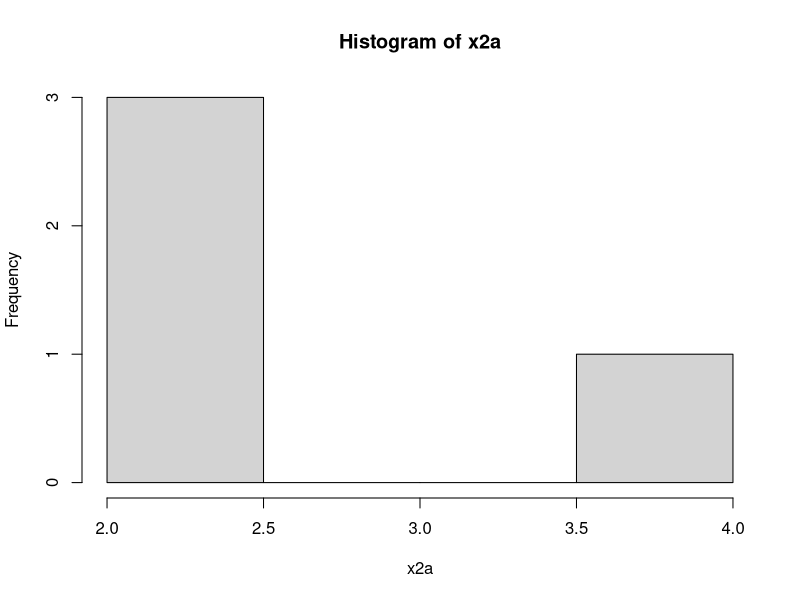
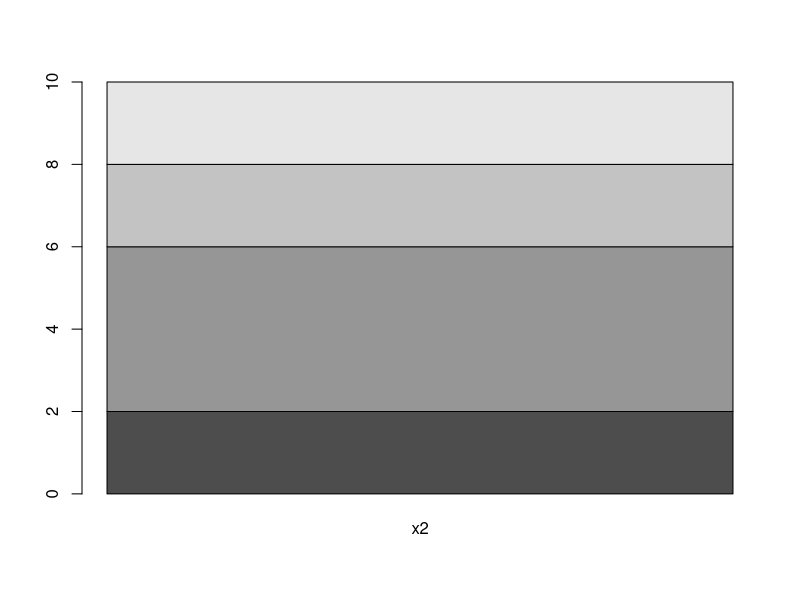
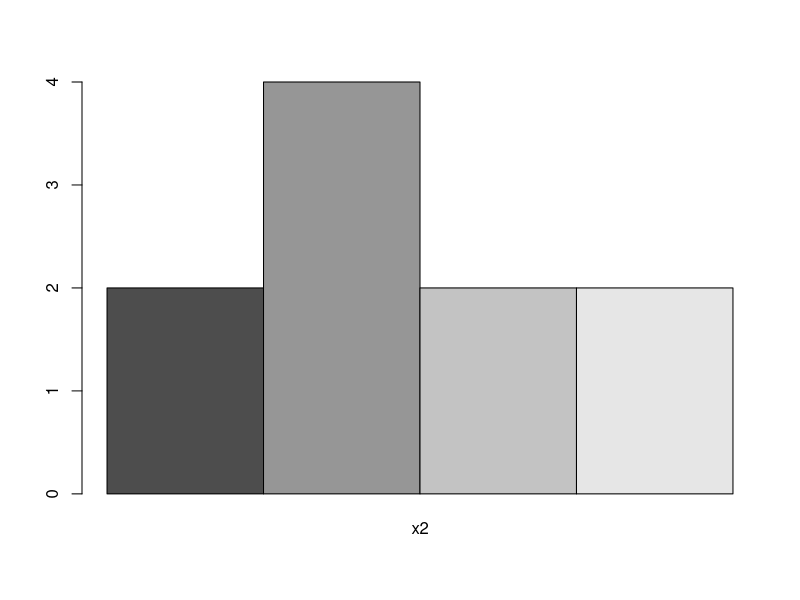
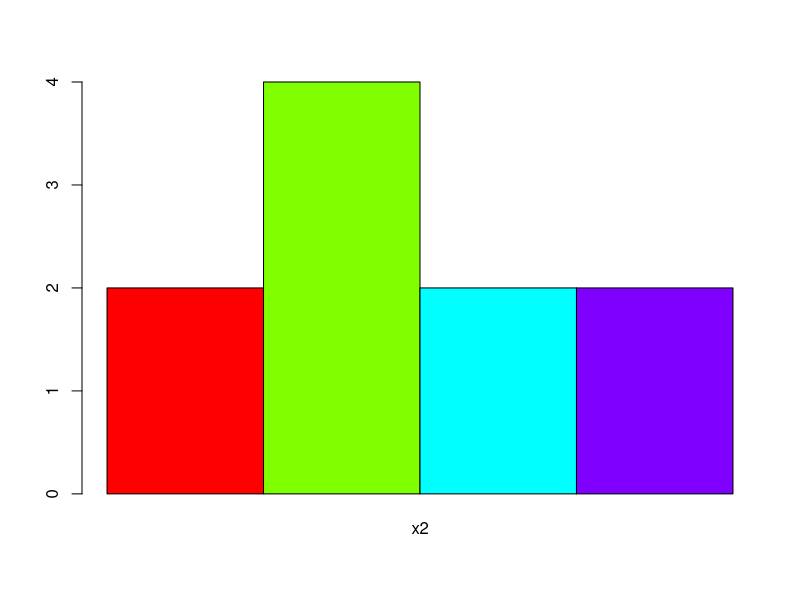
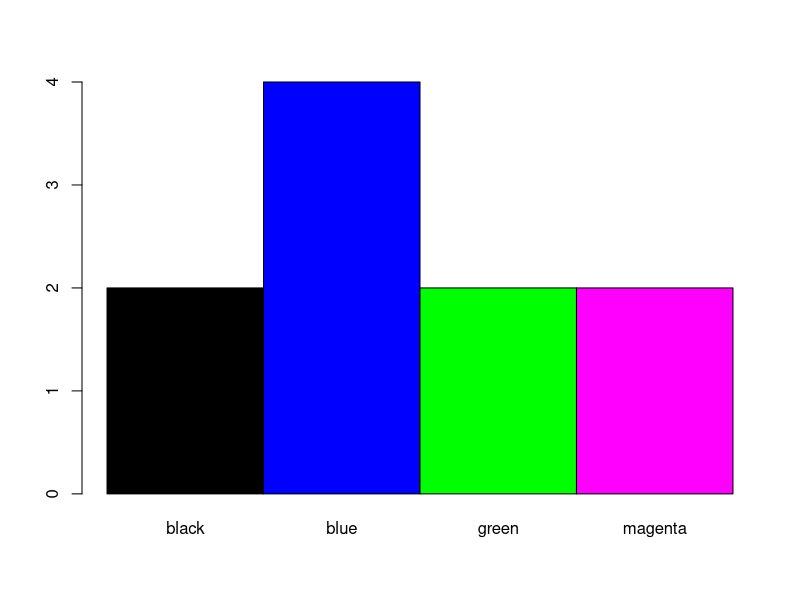
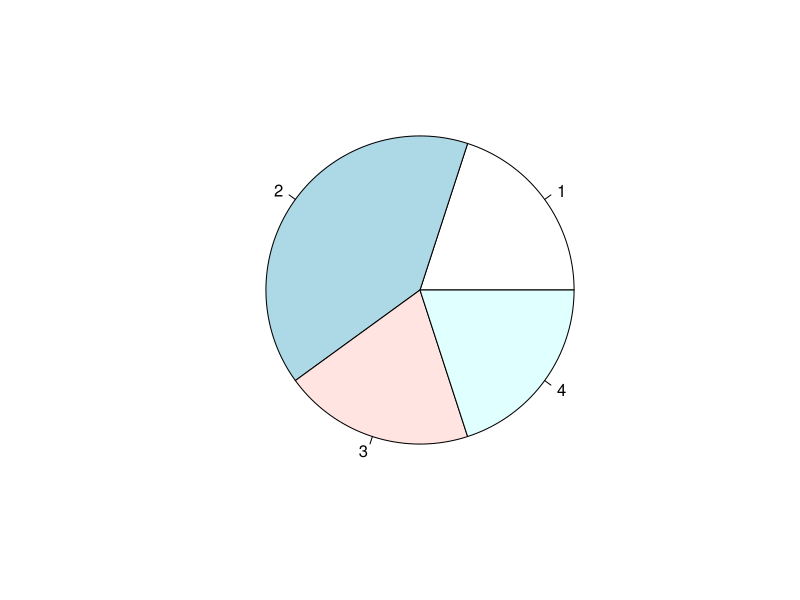
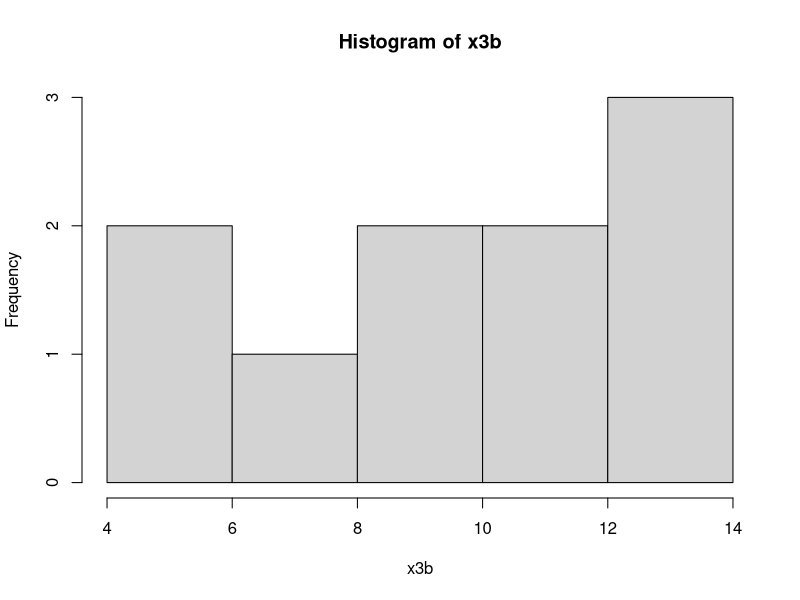
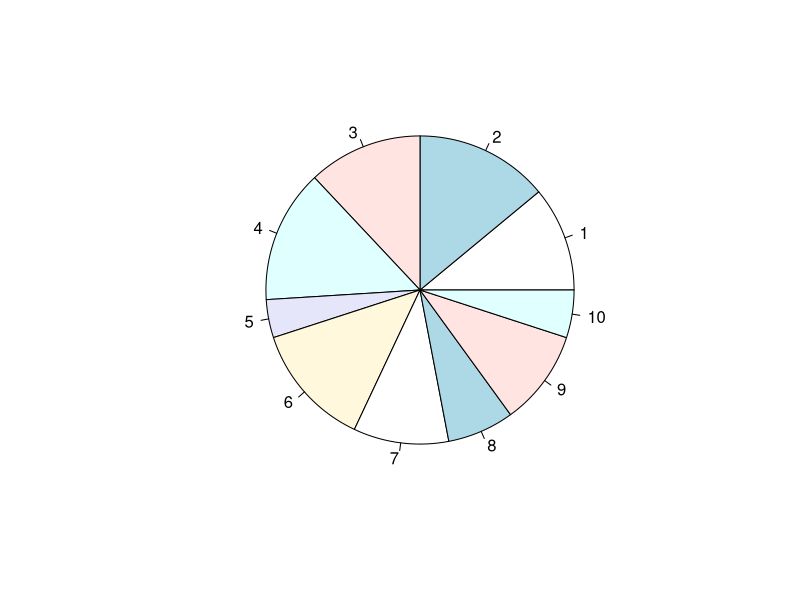

The R source for these figures, in order:
#how to create frequency table
# Frequency Distribution

#Discrete Cat Data(fixed value=absent present)
(attend = c('A','P','P','A','P','A'))
table(attend)
cbind(table(attend))  # A & P on left side


#Discrete Category Data

color=c('blue','green','blue','magenta','blue','green', 'magenta','black','blue','black')
(x2 = table(color))
(x2a = cbind(x2))
hist(x2a)  # not relevant 
barplot(x2a)  # not good
barplot(x2a, beside=T)  # Better
unique(color) ; length(unique(color))
barplot(x2a, beside=T, col=rainbow(length(unique(color))))
barplot(x2a, beside=T, col=sort(unique(color)), names.arg=names(x2))


pie(x2a)

#Continuous Data 
set.seed(1234)
x3 = runif(100,0,150)  # 0 to 150 marks range, 100 values 
x3
x3 = ceiling(x3)  #round to higher value
x3
range(x3)
# Divide range into step of 15 ie 10 levels
breaks = seq(0,150,by=15)
breaks#breaking the value in 150
length(breaks)
x3
#x3[1] = 60; x3[2] = 75
x3.cut = cut(x3, breaks)
x3.cut
table(x3.cut)
cbind(table(x3.cut))  #see it vertically

#give intervals a character values a, b..
(x3.cut = cut(x3, breaks, labels=letters[1:10]))
#(x3.cut = cut(x3, breaks, labels=letters[1:length(breaks)-1]))
x3.cut

(x3a = table(x3.cut))
(x3b = cbind(x3a))

#plot these freq Table: which is better
hist(x3b)
pie(x3b)
barplot(x3b, beside=T)
barplot(x3b, beside=T, names.arg =rownames(x3b))
plot(x3b)


# and so..on like previous eg
hist(x3)
hist(x3,breaks = 15,col=1:15)
hist(x3, freq=F)
lines(density(x3))
x4=rnorm(1000,200,5)
hist(x4,freq = F)
lines(density(x4))







